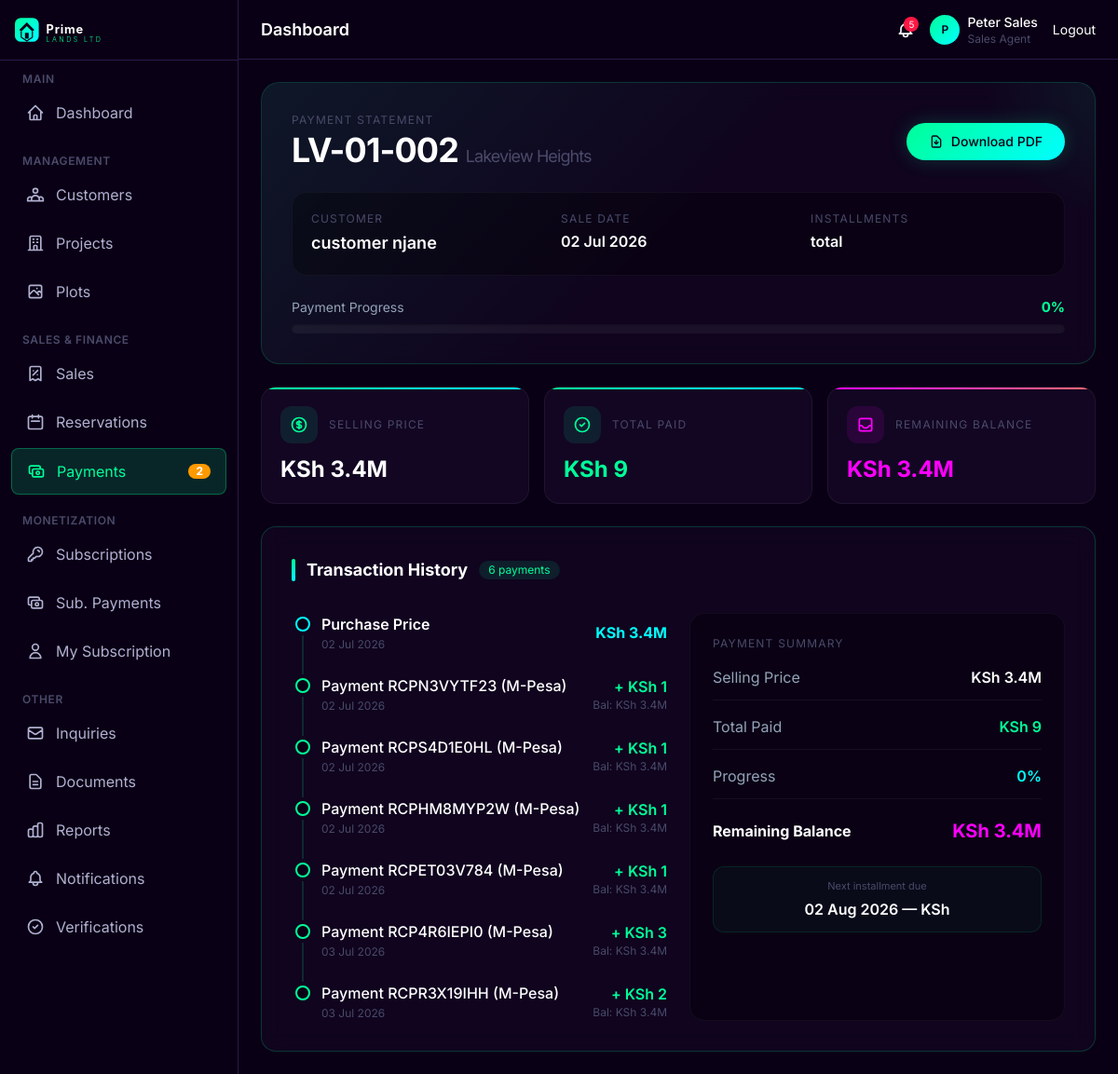
The app's page /payments/statement/5/ (signed in), older data.
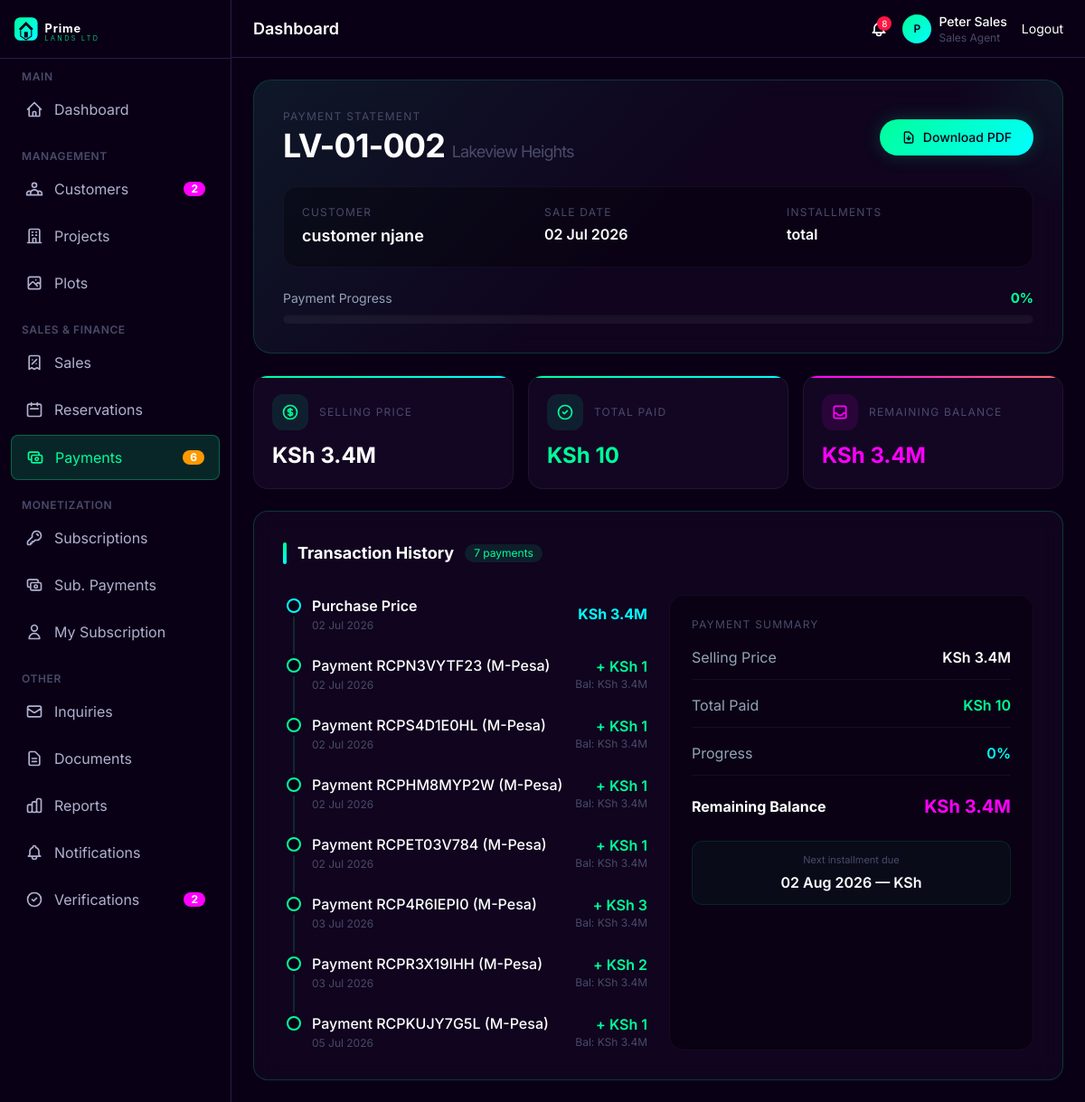
The same page, newer data.
### apps/payments/models.py (models this page shows, shortened)
class Payment(models.Model):
    PAYMENT_METHODS = [
        ('cash', 'Cash'),
        ('bank', 'Bank Transfer'),
        ('cheque', 'Cheque'),
        ('mpesa', 'M-Pesa'),
    ]
    PAYMENT_STATUS = [
        ('pending', 'Pending'),
        ('confirmed', 'Confirmed'),
        ('failed', 'Failed'),
        ('refunded', 'Refunded'),
    ]
    sale = models.ForeignKey(Sale, on_delete=models.CASCADE, related_name='payments')
    customer = models.ForeignKey(Customer, on_delete=models.CASCADE, related_name='payments')
    receipt_number = models.CharField(max_length=50, unique=True, blank=True)
    amount = models.DecimalField(max_digits=15, decimal_places=2)
    payment_method = models.CharField(max_length=20, choices=PAYMENT_METHODS)
    transaction_code = models.CharField(max_length=100, blank=True,
                                         help_text="Bank ref, cheque no, or M-Pesa code")
    bank_name = models.CharField(max_length=100, blank=True)
    cheque_number = models.CharField(max_length=50, blank=True)
    mpesa_code = models.CharField(max_length=50, blank=True)
    mpesa_phone = models.CharField(max_length=20, blank=True)
    status = models.CharField(max_length=20, choices=PAYMENT_STATUS, default='pending')
    payment_date = models.DateField()
    confirmed_by = models.ForeignKey('accounts.User', on_delete=models.SET_NULL, null=True, blank=True)
    confirmed_at = models.DateTimeField(null=True, blank=True)
    notes = models.TextField(blank=True)
    created_at = models.DateTimeField(auto_now_add=True)
    updated_at = models.DateTimeField(auto_now=True)
    class Meta:
        ordering = ['-created_at', '-payment_date']

### apps/payments/views.py (the view, shortened to what this page needs)
# urls.py: path('statement/<int:sale_id>/', views.payment_statement, name='payment_statement'),
@login_required
def payment_statement(request, sale_id):
    from apps.sales.models import Sale
    sale = get_object_or_404(Sale, pk=sale_id)
    if not (request.user.is_staff_or_above() or request.user.is_superuser) and sale.customer.user != request.user:
        messages.error(request, 'You do not have access to this statement.')
        return redirect('dashboard:home')
    from .services import get_customer_statement
    statement = get_customer_statement(sale.customer, sale)
    from apps.sales.utils import check_overdue_installments
    overdue_count = check_overdue_installments(sale=sale)
    if overdue_count:
        pass
    from apps.sales.models import InstallmentSchedule
    next_inst = InstallmentSchedule.objects.filter(
        sale=sale, status__in=['pending', 'partially_paid']
    ).order_by('due_date').first()
    template = 'payments/payment_statement.html' if request.user.is_staff_or_above() or request.user.is_superuser else 'payments/customer_payment_statement.html'
    return render(request, template, {
        'sale': sale,
        'statement': statement,
        'next_installment': next_inst,
        'is_staff': request.user.is_staff_or_above() or request.user.is_superuser,
    })

### apps/accounts/models.py (called while the page is built)
    def is_staff_or_above(self):
        return self.role in [self.Role.SUPER_ADMIN, self.Role.ADMINISTRATOR,
                             self.Role.FINANCE_OFFICER, self.Role.SALES_AGENT,
                             self.Role.CUSTOMER_CARE]

### apps/customers/models.py (called while the page is built)
    @property
    def name(self):
        return self.user.get_full_name() or self.user.username

### apps/notifications/context_processors.py (called while the page is built)
def unread_notifications(request):
    ctx = {'unread_count': 0, 'recent_notifications': [],
           'pending_verification_count': 0, 'pending_payment_count': 0}
    if request.user.is_authenticated:
        from .models import Notification
        ctx['unread_count'] = Notification.objects.filter(recipient=request.user, is_read=False).count()
        ctx['recent_notifications'] = Notification.objects.filter(recipient=request.user).order_by('-created_at')[:5]
        if request.user.is_staff_or_above() or request.user.is_superuser:
            from apps.customers.models import Customer
            ctx['pending_verification_count'] = Customer.objects.filter(is_verified=False).count()
            from apps.payments.models import Payment
            ctx['pending_payment_count'] = Payment.objects.filter(status='pending').count()
    return ctx

### templates/payments/payment_statement.html (shortened to what the changed rows need)
{% extends 'base_admin.html' %}
{% load currency_filters %}
{% load static %}
{% block content %}
<div class="max-w-6xl mx-auto space-y-6">
    <div class="hero-card glassmorphism p-6 md:p-8">
        <div class="relative z-10">
            <div class="flex flex-col md:flex-row md:items-center md:justify-between gap-4 mb-6">
                <div>
                    <h1 class="text-3xl md:text-4xl font-bold text-white mt-1 tracking-tight">
                        {{ sale.plot.plot_number }}
                        <span class="text-lg font-normal" style="color: #4a4a6a;">{{ sale.plot.project.name }}</span>
                    </h1>
                </div>
            </div>
        </div>
    </div>
    <div class="grid grid-cols-1 md:grid-cols-3 gap-4">
        <div class="stat-card green">
            <div class="flex items-center gap-3 mb-3">
                <div class="stat-icon" style="background: rgba(0,255,153,0.1); color: #00ff99;">
                </div>
                <p class="text-xs uppercase tracking-widest" style="color: #4a4a6a;">Total Paid</p>
            </div>
            <p class="text-2xl font-bold" style="color: #00ff99;">KSh {{ statement.total_paid|currency }}</p>
        </div>
    </div>
    <div class="glassmorphism rounded-2xl p-6 md:p-8">
        <div class="flex items-center gap-3 mb-8">
            <div style="width: 4px; height: 24px; background: linear-gradient(to bottom, #00ff99, #00ffff); border-radius: 2px;"></div>
            <h2 class="text-lg font-bold text-white">Transaction History</h2>
            <span class="text-xs px-2.5 py-0.5 rounded-full" style="background: rgba(0,255,153,0.1); color: #00ff99;">{{ statement.lines|length }} payments</span>
        </div>
        <div class="grid grid-cols-1 md:grid-cols-2 gap-6">
            <div>
                {% for line in statement.lines %}
                <div class="timeline-item">
                    <div class="timeline-dot payment"></div>
                    <div class="flex items-center justify-between">
                        <div>
                            <p class="text-white font-medium">{{ line.description }}</p>
                            <p class="text-xs mt-0.5" style="color: #4a4a6a;">{{ line.date|date:"d M Y" }}</p>
                        </div>
                        <div class="text-right">
                            <p class="font-semibold" style="color: #00ff99;">+ KSh {{ line.amount|currency }}</p>
                            <p class="text-xs" style="color: #4a4a6a;">Bal: KSh {{ line.running_balance|currency }}</p>
                        </div>
                    </div>
                </div>
                {% endfor %}
            </div>
            <div class="p-6 rounded-2xl" style="background: rgba(0,0,0,0.3); border: 1px solid rgba(255,255,255,0.04);">
                <div class="space-y-4">
                    <div class="flex justify-between items-center pb-3" style="border-bottom: 1px solid rgba(255,255,255,0.05);">
                        <span style="color: #94a3b8;">Total Paid</span>
                        <span style="color: #00ff99; font-weight: 600;">KSh {{ statement.total_paid|currency }}</span>
                    </div>
                </div>
            </div>
        </div>
    </div>
</div>
{% endblock %}

### templates/components/admin_topbar.html (shortened to what this page needs)
<header class="h-16 flex-shrink-0 border-b flex items-center justify-between px-4 lg:px-6" style="background: #0a0015; border-color: #2a1a4a;">
    <div class="flex items-center gap-3">
        <div>
            <h1 class="text-lg font-semibold text-white">{% block page_title %}Dashboard{% endblock %}</h1>
        </div>
    </div>
    <div class="flex items-center gap-4">
        <a href="{% url 'notifications:notification_list' %}" class="relative text-muted-foreground hover:text-white transition">
            {% if unread_count > 0 %}
            <span class="absolute -top-1 -right-1 w-4 h-4 bg-destructive rounded-full text-xs flex items-center justify-center" style="background: #ff1744; color: white; font-size: 10px;">{{ unread_count }}</span>
            {% endif %}
        </a>
        <div class="flex items-center gap-2 text-sm">
            <div class="w-8 h-8 rounded-full" style="background: linear-gradient(135deg, #00ff99, #00ffff); display: flex; align-items: center; justify-content: center;">
                <span class="text-xs font-semibold" style="color: #0a0015;">{{ user.first_name|first|default:user.username|first|upper }}</span>
            </div>
            <div class="hidden md:block">
                <p class="text-white text-sm font-medium">{{ user.get_full_name|default:user.username }}</p>
                <p class="text-xs" style="color: #4a4a6a;">{{ user.get_role_display }}</p>
            </div>
        </div>
        <a href="{% url 'accounts:logout' %}" class="text-sm text-muted-foreground hover:text-white transition">Logout</a>
    </div>
</header>

Row changes from the older to the newer data that the page shows:
added Payment: date "05 Jul 2026", amount "1"
Text that changed along with them:
{{ pending_verification_count }}: (not shown) → "2"
{{ pending_payment_count }}: "2" → "6"
{{ unread_count }}: "5" → "8"
{{ statement.total_paid|currency }}: "9" → "10"
{{ statement.lines|length }}: "6" → "7"
new list line: "Payment RCPKUJY7G5L (M-Pesa) + KSh Bal: KSh 3.4M"
